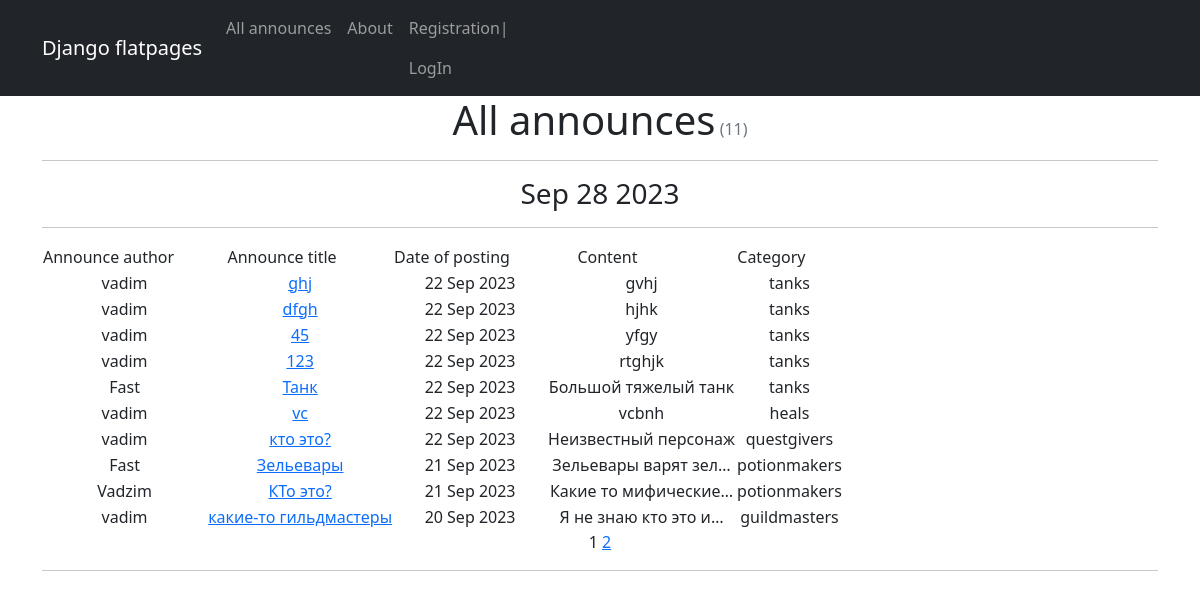
Page /announce/ on the earlier database version.
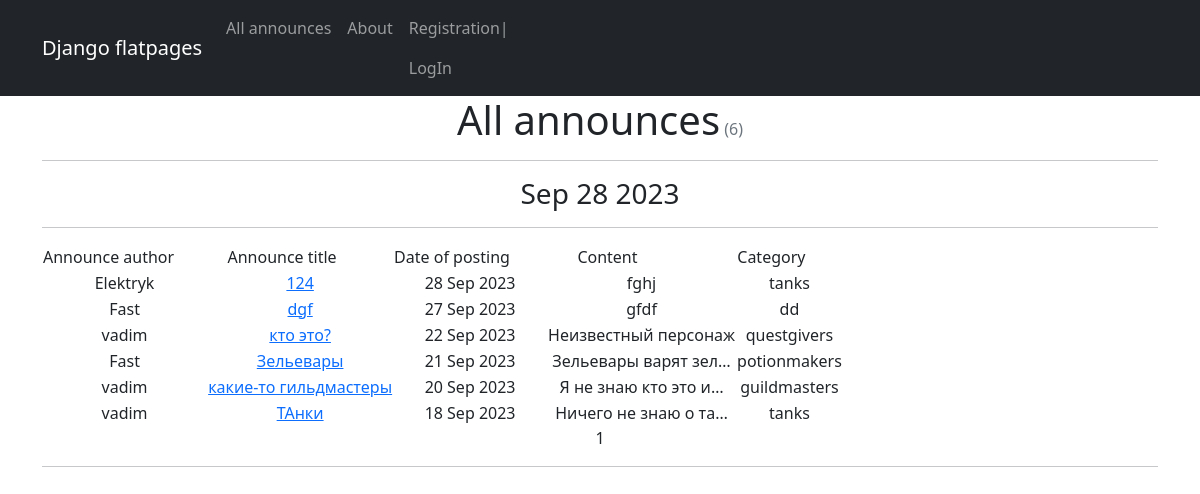
Same page on the later database version.
### content/models.py (models this page shows, shortened)
class Announce(models.Model):
	CATEGORY = (
		('tanks', 'Танки'),
		('heals', 'Хилы'),
		('dd', 'ДД'),
		('sellers', 'Торговцы'),
		('guildmasters', 'Гильдмастера'),
		('questgivers', 'Квестгиверы'),
		('smiths', 'Кузнецы'),
		('tanners', 'Кожевники'),
		('potionmakers', 'Зельевары'),
		('spellmasters', 'Мастера заклинаний'),
	)
	author = models.ForeignKey(User, on_delete=models.CASCADE)
	title = models.CharField(max_length=64)
	text = models.TextField()
	category = models.CharField(max_length=16, choices=CATEGORY, default='tanks')
	dateCreation = models.DateTimeField(auto_now_add=True)
	upload = models.FileField(upload_to='uploads/', blank=True)

### content/views.py (the view)
# urls.py: path('', AnnounceList.as_view(), name='announce_list'),
class AnnounceList(ListView):
    model = Announce
    ordering = '-dateCreation'
    template_name = 'announces.html'
    context_object_name = 'Announces'
    paginate_by = 10
    def get_context_data(self, **kwargs):
        context = super().get_context_data(**kwargs)
        context['time_now'] = datetime.utcnow()
        context['next_announce'] = None
        return context

### content/templatetags/custom_tags.py (called while the page is built)
@register.simple_tag
def current_time(format_string='%b %d %Y'):
    return datetime.utcnow().strftime(format_string)

### templates/announces.html (shortened to what this page needs)
{% extends 'flatpages/default.html' %}
{% load custom_tags %}
{% block content %}
<h1 class="text-center">All announces<span class="text-muted fs-6 fw-normal">
    ({{ page_obj.paginator.count }})</span></h1>
    <hr>
    <h3>{% current_time '%b %d %Y' %}</h3>
    <hr>
    {% if Announces %}
        <table>
           <tr>
               <td>Announce author&emsp;&emsp;</td>
               <td>
                   Announce title &emsp;&emsp;
               </td>
               <td>
                   Date of posting &emsp;&emsp;
               </td>
               <td>Content &emsp;&emsp;&emsp;&emsp;</td>
               <td>Category &emsp;&emsp;</td>
           </tr>
           {% for announce in Announces %}
           <tr>
               <td>{{ announce.author }}</td>
               <td>
                   <a href="{% url 'announce_detail' pk=announce.id %}">{{ announce.title|truncatewords:2 }}</a>
               </td>
               <td>{{ announce.dateCreation|date:'d M Y' }}</td>
               <td>{{ announce.text|truncatechars:20 }}</td>
               <td>{{ announce.category }}</td>
           </tr>
            {% endfor %}
       </table>
    {% else %}
       <h2>No announce found!</h2>
    {% endif %}
<div class="text-center">
   {{ page_obj.number }}
   {% if page_obj.has_next %}
       <a href="?page={{ page_obj.next_page_number }}">{{ page_obj.next_page_number }}</a>
   {% endif %}
    <hr>
</div>
{% endblock content %}

Differences in the rows shown:
removed Announce: author "vadim", title "ghj", dateCreation "22 Sep 2023", text "gvhj", category "tanks"
removed Announce: author "vadim", title "dfgh", dateCreation "22 Sep 2023", text "hjhk", category "tanks"
removed Announce: author "vadim", title "45", dateCreation "22 Sep 2023", text "yfgy", category "tanks"
removed Announce: author "vadim", title "123", dateCreation "22 Sep 2023", text "rtghjk", category "tanks"
removed Announce: author "Fast", title "Танк", dateCreation "22 Sep 2023", text "Большой тяжелый танк", category "tanks"
removed Announce: author "vadim", title "vc", dateCreation "22 Sep 2023", text "vcbnh", category "heals"
removed Announce: author "Vadzim", title "КТо это?", dateCreation "21 Sep 2023", text "Какие то мифические…", category "potionmakers"
added Announce: author "Elektryk", title "124", dateCreation "28 Sep 2023", text "fghj", category "tanks"
added Announce: author "Fast", title "dgf", dateCreation "27 Sep 2023", text "gfdf", category "dd"
now on this page (row unchanged): Announce: author "vadim", title "ТАнки", dateCreation "18 Sep 2023", text "Ничего не знаю о та…", category "tanks"
Other differences:
{{ page_obj.paginator.count }}: "11" → "6"
{{ page_obj.next_page_number }}: "2" → (not shown)
